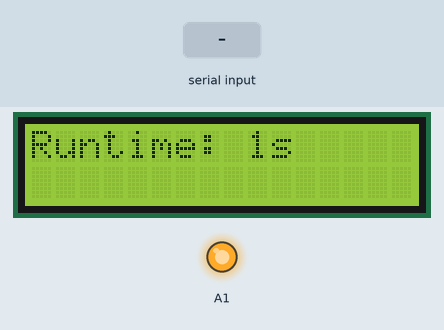
Bench run of a sketch on a simulated Arduino Uno, built with avr-gcc and run on an emulated ATmega328P. Shown: 16×2 character LCD, output pins drawn as LEDs (lit = HIGH). The test bench sets the inputs (shaded band). What the sketch prints to the serial monitor is not drawn.

Above: at 1.2 s.
1.3 s: "B10" received over Serial
At 2.6 s:
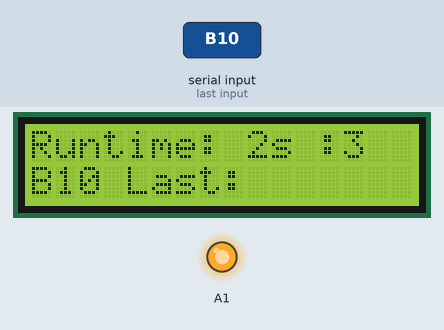
4.3 s: "B8" received over Serial
At 5.8 s:
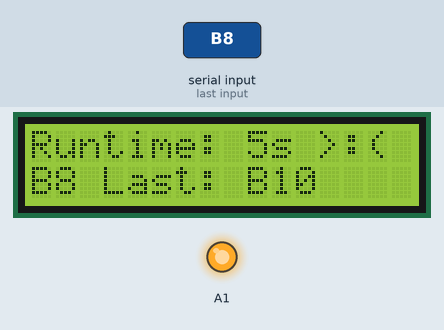
7.3 s: "B6" received over Serial
At 8.4 s:
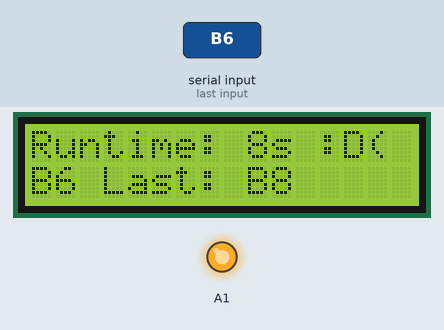
10.3 s: "B4" received over Serial
At 11.8 s:
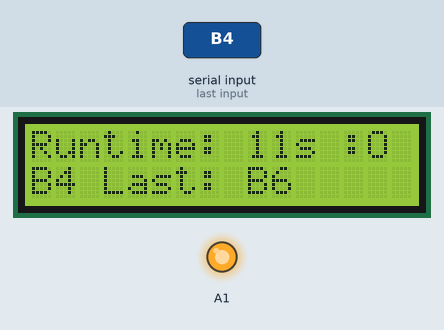
13.3 s: "B2" received over Serial
At 14.8 s:
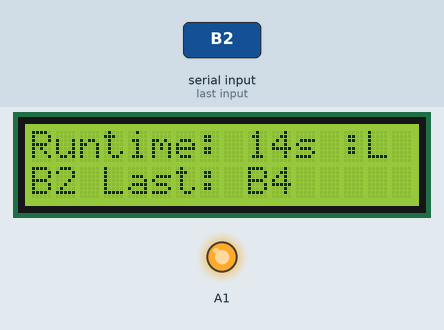
16.3 s: "B10" received over Serial
At 17.6 s:
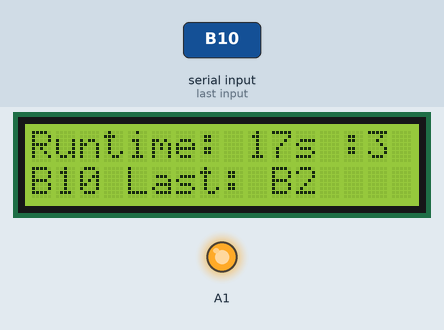
Timing chart, 0 to 19.3 s (numbered marks = the images above; inputs shaded):
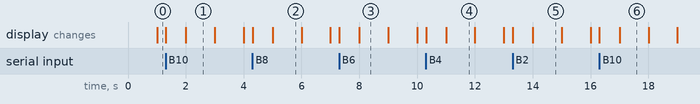

Measured:
- after the input at 1.3 s, the display: first changes at once (image 1 shows a later state)
- after the input at 4.3 s, the display: first changes at once (image 2 shows a later state)
- after the input at 7.3 s, the display: first changes at once (image 3 shows a later state)
- after the input at 10.3 s, the display: first changes at once (image 4 shows a later state)
- after the input at 13.3 s, the display: first changes at once (image 5 shows a later state)
- after the input at 16.3 s, the display: first changes at once (image 6 shows a later state)
- what the display in image 1 shows lasts 1.0 s, from 2.0 s to 3.0 s

The sketch:

lcd_test.ino
```cpp
#include <LiquidCrystal.h>
           // initialize the library with the numbers of the interface pins
const byte numChars = 32;
char receivedChars[numChars];
String lastReceive = "";
boolean newData = false;

LiquidCrystal lcd(12, 11, 5, 4, 3, 2);

void setup() {

  Serial.begin(9600);
  Serial.println("<Slave ready>");
          // set up the LCD's number of columns and rows:
  lcd.begin(16, 2);
          // Print a message to the LCD.
  lcd.print("Hello");
  pinMode(A1, OUTPUT); digitalWrite(A1, 1); // Power indicator™
}

void loop() {
  // Read serial data from master
  if (Serial.available() > 0){
    String newReceive = "";
    // Nuke the bottom row.
    lcd.setCursor(0,1);
    lcd.print("                ");
    lcd.setCursor(0,1);
    while(Serial.available() > 0){
      char chara = Serial.read();
      newReceive += chara;
      lcd.print(chara);
      Serial.print(chara);
    }
//    lcd.setCursor(0,8);
    lcd.print(" Last: ");
    lcd.print(lastReceive);
    lastReceive = newReceive;
  }

  //print the number of seconds since reset:
  lcd.setCursor(0, 0);
  lcd.print("Runtime: ");
  lcd.print(millis() / 1000);
  lcd.print("s");

  // Just totally screwing around at this point.
  if (lastReceive == "B10") lcd.print(" :3");
  else if (lastReceive == "B8") lcd.print(" >:(");
  else if (lastReceive == "B6") lcd.print(" :D");
  else if (lastReceive == "B4") lcd.print(" :O");
  else if (lastReceive == "B2") lcd.print(" :L");
  else lcd.print("    ");
}
```
